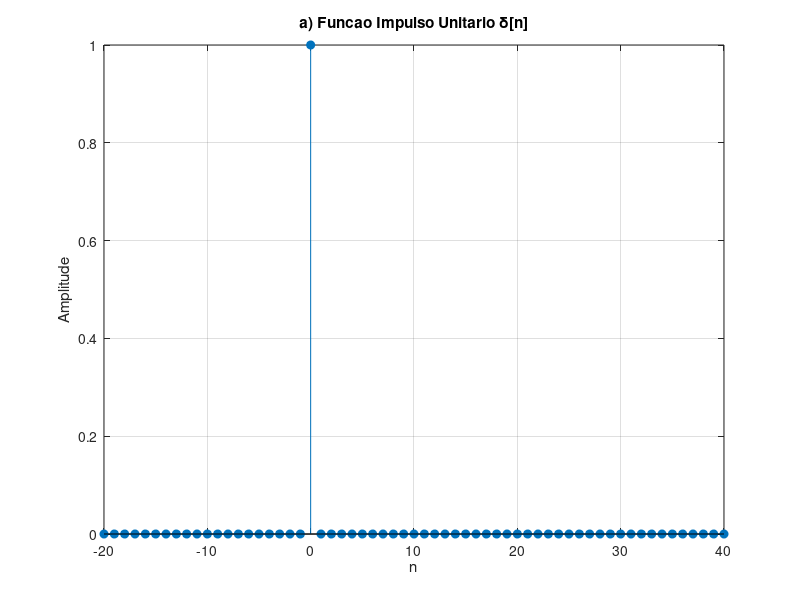

Reproduce this figure in MATLAB.
% parte1_a.m
pkg load signal;
n = -20:40;
x_a = zeros(size(n));
b = [1]; a = [1];
[h, ~] = impz(b, a, 41);
x_a(n >= 0) = h;

figure(1);
stem(n, x_a, 'filled');
title('a) Funcao Impulso Unitario \delta[n]');
xlabel('n'); ylabel('Amplitude'); grid on; xlim([-20 40]);
print('../figuras/parte1_a.png', '-dpng');
